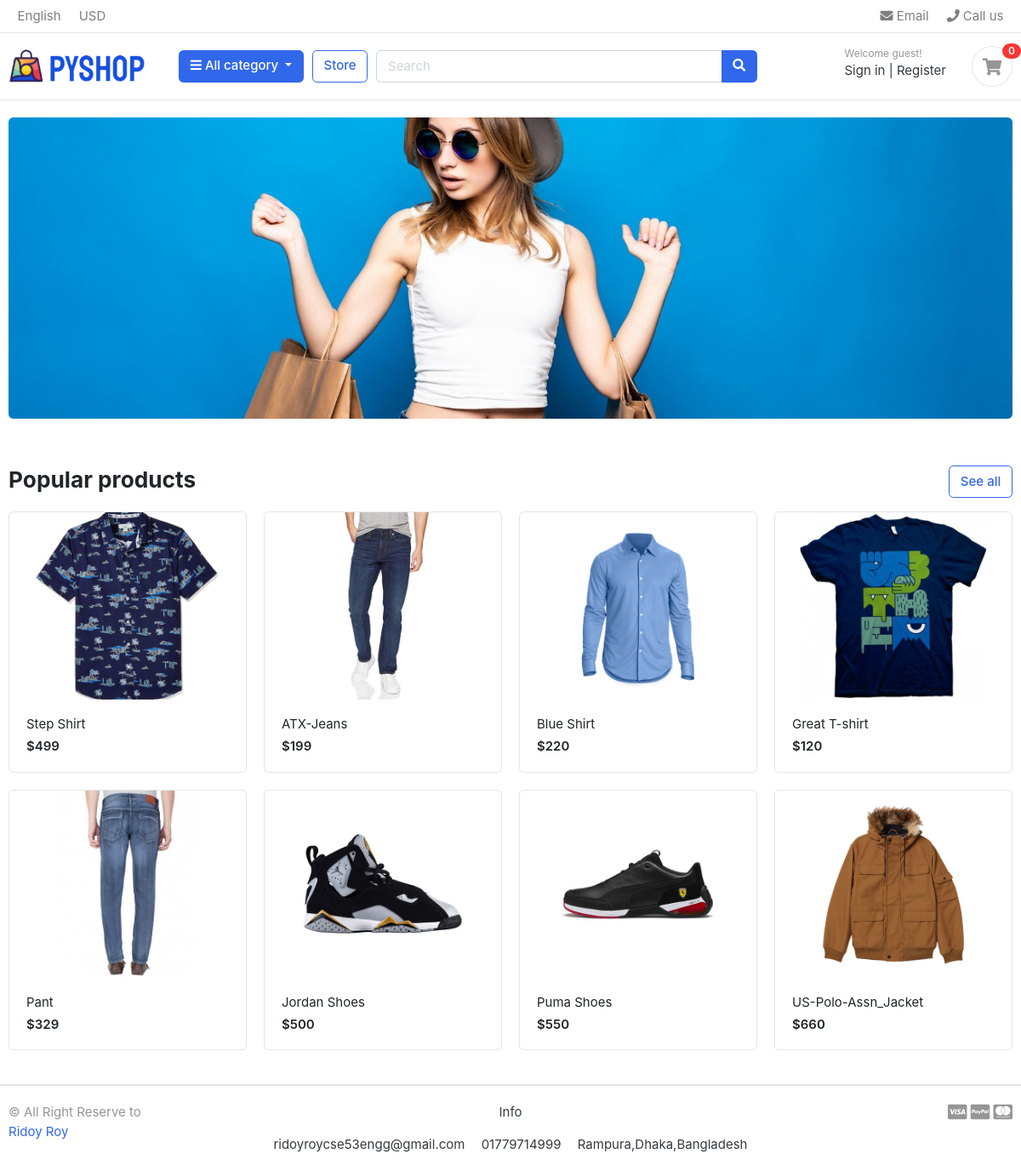
The page / on the database its author committed.
### mystore/models.py (models this page shows, shortened)
class Product(models.Model):
    product_name = models.CharField(max_length=200, unique=True)
    slug = models.SlugField(max_length=200, unique=True)
    description = models.TextField(max_length=500, blank=True)
    price = models.IntegerField()
    images = models.ImageField(upload_to='photos/products')
    stock = models.IntegerField()
    is_available = models.BooleanField(default=True)
    category = models.ForeignKey(Category, on_delete=models.CASCADE)
    create_date = models.DateTimeField(auto_now_add=True)
    modified_date = models.DateTimeField(auto_now=True)
    def get_url(self):
        return reverse('product_detail', args=[self.category.slug, self.slug])

### pyshop/views.py (the view)
# urls.py: 2. Add a URL to urlpatterns:  path('', views.home, name='home')
def home(request):
    products = Product.objects.all().filter(is_available=True)
    context = {
        'products': products,
    }
    return render(request, 'home.html', context)

### carts/context_processor.py (called while the page is built)
def counter(request):
    cart_count = 0
    if 'admin' in request.path:
        return{}
    else:
        try:
            cart = Cart.objects.filter(cart_id=_cart_id(request))
            if request.user.is_authenticated:
                cart_items = CartItem.objects.all().filter(user=request.user)
            else:
                cart_items = CartItem.objects.all().filter(cart=cart[:1])
            for cart_item in cart_items:
                cart_count += cart_item.quantity
        except Cart.DoesNotExist:
            cart_count = 0
    return dict(cart_count=cart_count)

### carts/views.py (called while the page is built)
def _cart_id(request):
    cart = request.session.session_key
    if not cart:
        cart = request.session.create()
    return cart

### category/context_processor.py (called while the page is built)
def menu_links(request):
    links = Category.objects.all()
    return dict(links=links)

### category/models.py (called while the page is built)
    def get_url(self):
        return reverse('products_by_category', args=[self.slug] )

### templates/home.html
{% extends 'base.html' %}
{% load static %}
{% block content %}
<section class="section-intro padding-y-sm">
	<div class="container">
		<div class="intro-banner-wrap">
			<img src="{% static '/images/banners/cover.jpg' %}" class="img-fluid rounded">
		</div>
	</div>
</section>
<section class="section-name padding-y-sm">
	<div class="container">
		<header class="section-heading">
			<a href="{% url 'mystore' %}" class="btn btn-outline-primary float-right">See all</a>
			<h3 class="section-title">Popular products</h3>
		</header>
		<div class="row">
			{% for product in products %}
			<div class="col-md-3">
				<div class="card card-product-grid">
					<a href="{{ product.get_url }}" class="img-wrap"> <img src="{{product.images.url}}"> </a>
					<figcaption class="info-wrap">
						<a href="{{ product.get_url }}" class="title">{{product.product_name}}</a>
						<div class="price mt-1">${{ product.price }}</div>
					</figcaption>
				</div>
			</div>
			{% endfor %}
		</div>
	</div>
</section>
</body>
</html>
{% endblock %}

### templates/base.html (shortened to what this page needs)
{% load static %}
<!DOCTYPE HTML>
<html lang="en">
<head>
	<link href="{% static 'css/bootstrap.css' %}" rel="stylesheet" type="text/css" />
	<link href="{% static 'fonts/fontawesome/css/all.min.css' %}" type="text/css" rel="stylesheet">
	<link href="{% static 'css/ui.css' %}" rel="stylesheet" type="text/css" />
	<link href="{% static 'css/responsive.css' %}" rel="stylesheet" media="only screen and (max-width: 1200px)" />
</head>
{% include 'includes/navbar.html' %}
{% block content %}{% endblock %}
{% include 'includes/footer.html' %}

### templates/includes/navbar.html (shortened to what this page needs)
{% load static %}
<header class="section-header">
    <nav class="navbar p-md-0 navbar-expand-sm navbar-light border-bottom">
        <div class="container">
            <div class="collapse navbar-collapse" id="navbarTop4">
                <ul class="navbar-nav mr-auto">
                    <li class="nav-item dropdown">
                        <a href="#" class="nav-link"> English </a>
                    </li>
                    <li class="nav-item dropdown">
                        <a href="#" class="nav-link"> USD </a>
                    </li>
                </ul>
                <ul class="navbar-nav">
                    <li><a href="#" class="nav-link"> <i class="fa fa-envelope"></i> Email </a></li>
                    <li><a href="#" class="nav-link"> <i class="fa fa-phone"></i> Call us </a></li>
                </ul>
            </div>
        </div>
    </nav>
    <section class="header-main border-bottom">
        <div class="container">
            <div class="row align-items-center">
                <div class="col-lg-2 col-md-3 col-6">
                    <a href="{% url 'home' %}" class="brand-wrap">
                        <img class="logo" src="{% static './images/newlogo2.png' %}">
                    </a>
                </div>
                <div class="col-lg col-sm col-md col-6 flex-grow-0">
                    <div class="category-wrap dropdown d-inline-block float-right">
                        <button type="button" class="btn btn-primary dropdown-toggle" data-toggle="dropdown">
                            <i class="fa fa-bars"></i> All category
                        </button>
                    </div>
                </div>
                <a href="{% url 'mystore' %}" class="btn btn-outline-primary">Store</a>
                <div class="col-lg  col-md-6 col-sm-12 col">
                    <form action="{% url 'search' %}" class="search" method="GET">
                        <div class="input-group w-100">
                            <input type="text" class="form-control" style="width:60%;" placeholder="Search"
                                name="keyword">
                            <div class="input-group-append">
                                <button class="btn btn-primary" type="submit">
                                    <i class="fa fa-search"></i>
                                </button>
                            </div>
                        </div>
                    </form>
                </div>
                <div class="col-lg-3 col-sm-6 col-8 order-2 order-lg-3">
                    <div class="d-flex justify-content-end mb-3 mb-lg-0">
                        {% if user.id is None %}
                        <div class="widget-header">
                            <small class="title text-muted">Welcome guest!</small>
                            <div>
                                <a href="{% url 'login' %}">Sign in</a> <span class="dark-transp"> | </span>
                                <a href="{% url 'register' %}"> Register</a>
                            </div>
                        </div>
                        {% endif %}
                        <a href="{% url 'cart' %}" class="widget-header pl-3 ml-3">
                            <div class="icon icon-sm rounded-circle border"><i class="fa fa-shopping-cart"></i></div>
                            <span class="badge badge-pill badge-danger notify">{{ cart_count }}</span>
                        </a>
                    </div>
                </div>
            </div>
        </div>
    </section>
</header>

### templates/includes/footer.html
<footer class="section-footer border-top">
	<div class="container">
		<section class="footer-bottom border-top row">
			<div class="col-md-2">
				<p class="text-muted"> &copy All Right Reserve to <a href="">Ridoy Roy</a> </p>
			</div>
			<div class="col-md-8 text-md-center">
				<address>Info</address>
				<span class="px-2">ridoyroycse53engg@gmail.com</span>
				<span class="px-2">01779714999</span>
				<span class="px-2">Rampura,Dhaka,Bangladesh</span>
			</div>
			<div class="col-md-2 text-md-right text-muted">
				<i class="fab fa-lg fa-cc-visa"></i>
				<i class="fab fa-lg fa-cc-paypal"></i>
				<i class="fab fa-lg fa-cc-mastercard"></i>
			</div>
		</section>
	</div>
</footer>

### static/css/ui.css (style rules this page uses)
html { font-family: "Inter", sans-serif; font-size: 15px; }
.img-wrap { text-align: center; display: block; }
.img-wrap img { max-width: 100%; }
.icon-xs, .icon-sm, .icon-md, .icon-lg { display: inline-block; text-align: center; flex-shrink: 0; flex-grow: 0; }
.icon-sm { width: 48px; height: 48px; line-height: 48px !important; font-size: 20px; }
.padding-y-sm { padding-top: 20px; padding-bottom: 20px; }
.section-heading { margin-bottom: 20px; margin-top: 15px; }
.section-title { color: #212529; }
p:last-child { margin-bottom: 0; }
.header-main { position: relative; padding-top: 1rem; padding-bottom: 1rem; }
.brand-wrap .logo, .navbar-brand .logo { margin-right: 7px; max-height: 42px; display: inline-block; }
.widget-header { display: inline-block; vertical-align: middle; position: relative; }
.widget-header a { color: #343a40; }
.widget-header i { color: #969696; }
.widget-header .title { display: block; }
.widget-header .notify { position: absolute; top: -3px; right: -10px; }
.footer-bottom { padding-top: 20px; padding-bottom: 20px; }
[class*=card-product] a.title { color: #212529; display: block; }
[class*=card-product] .img-wrap { overflow: hidden; position: relative; }
[class*=card-product] .img-wrap img { height: 100%; max-width: 100%; width: auto; display: inline-block; -o-object-fit: cover; object-fit: cover; }
.card-product-grid { margin-bottom: 20px; }
.card-product-grid .img-wrap { border-radius: 0.2rem 0.2rem 0 0; height: 220px; }
.card-product-grid .info-wrap { overflow: hidden; padding: 18px 20px; }
.card .img-wrap { overflow: hidden; }
.notify { position: absolute; top: -4px; right: -10px; display: inline-block; padding: 0.25em 0.6em; font-size: 12px; line-height: 1; text-align: center; border-radius: 3rem; color: #fff; background-color: #fa3434; }
.price { font-weight: 600; color: #212529; }

### rows shown on the page
Product: images (picture), product_name "Step Shirt", price "499"
Product: images (picture), product_name "ATX-Jeans", price "199"
Product: images (picture), product_name "Blue Shirt", price "220"
Product: images (picture), product_name "Great T-shirt", price "120"
Product: images (picture), product_name "Pant", price "329"
Product: images (picture), product_name "Jordan Shoes", price "500"
Product: images (picture), product_name "Puma Shoes", price "550"
Product: images (picture), product_name "US-Polo-Assn_Jacket", price "660"

### other values the page prints
{{ cart_count }} "0"
